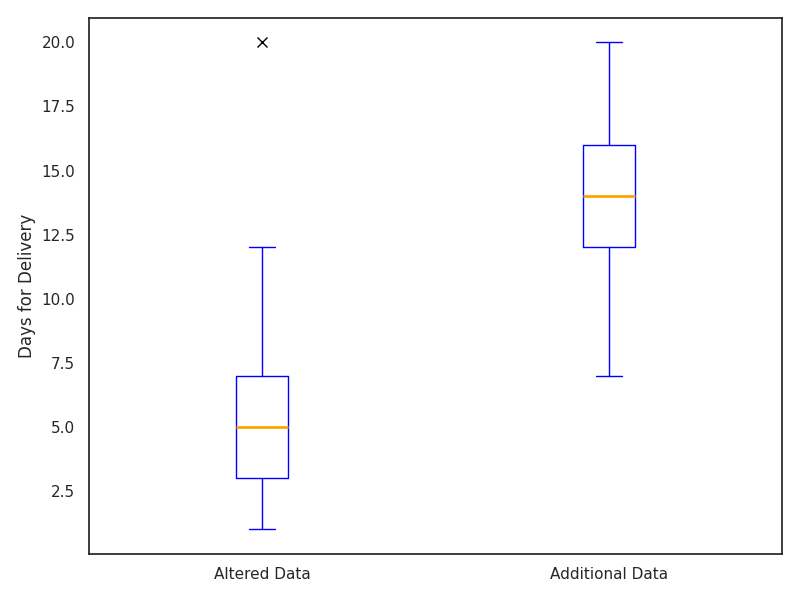

The script that drew this image:
import matplotlib.pyplot as plt
import numpy as np

# Original delivery times data
delivery_times_altered = [5, 6, 4, 7, 5, 3, 6, 3, 2, 8, 1, 3, 7, 
                          6, 2, 5, 2, 1, 4, 5, 3, 8, 4, 9, 8, 2, 20, 
                          7, 6, 6, 5, 1, 2, 3, 2, 3, 4, 5, 5, 
                          3, 8, 7, 1, 4, 3, 2, 1, 6, 4, 5, 9, 8, 7, 
                          6, 10, 4, 3, 5, 11, 7, 12, 7, 10, 9, 6, 10, 12]

# Additional made-up data series
delivery_times_additional = [8, 9, 10, 11, 9, 8, 7, 12, 15, 13, 14, 16, 17, 
                             14, 15, 13, 12, 16, 10, 11, 12, 19, 17, 18, 20, 
                             18, 19, 17, 15, 14, 13, 12, 16, 15, 18, 16, 14]

fig, ax = plt.subplots(figsize=(8, 6))
ax.boxplot([delivery_times_altered, delivery_times_additional], vert=True, patch_artist=False,
           boxprops=dict(color='blue'),
           whiskerprops=dict(color='blue'),
           capprops=dict(color='blue'),
           medianprops=dict(color='orange', linewidth=2),
           flierprops=dict(marker='x', color='cyan', markersize=7))

ax.set_ylabel('Days for Delivery', fontsize=12)
ax.set_xticklabels(['Altered Data', 'Additional Data'])

plt.tight_layout()
plt.show()
